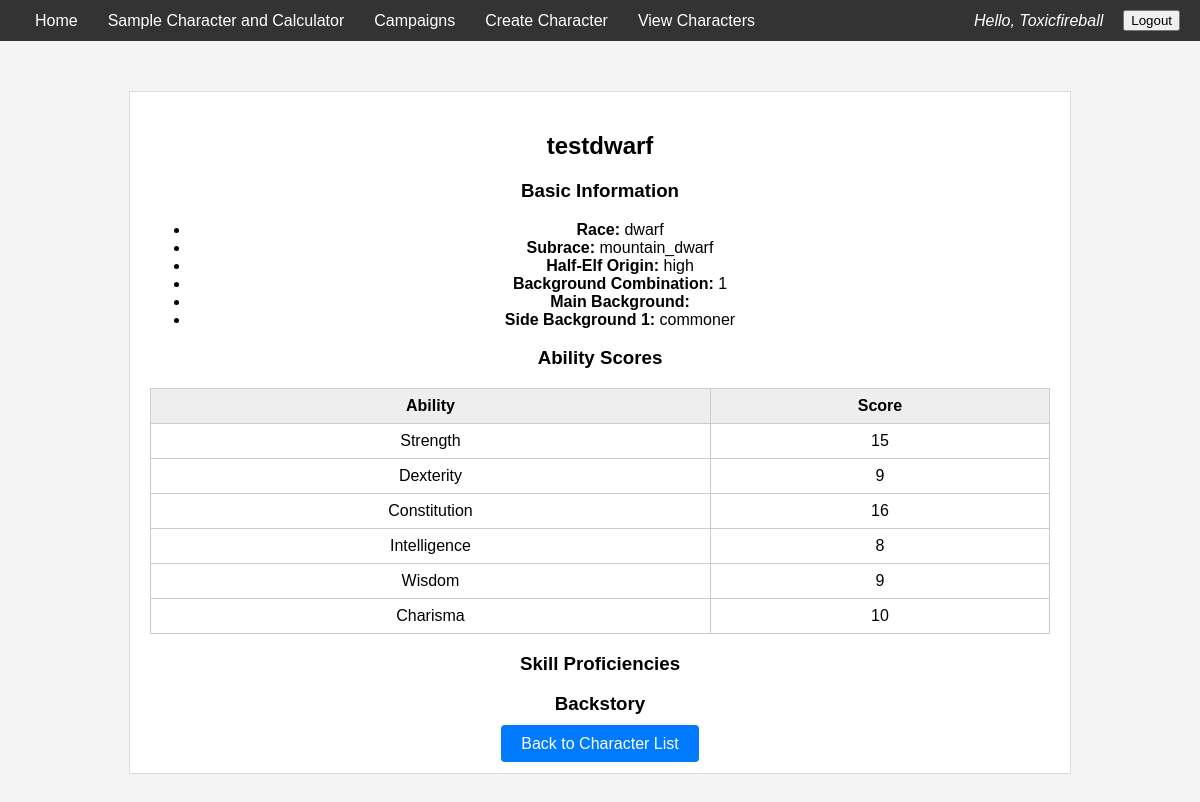
Screenshot of /characters/3/ (signed in) with the database file from the repository.
### characters/models.py (models this page shows, shortened)
class Character(models.Model):
    user               = models.ForeignKey(User, on_delete=models.CASCADE, related_name='characters')
    name               = models.CharField(max_length=255)
    race               = models.CharField(max_length=50)
    subrace            = models.CharField(max_length=50, blank=True)
    half_elf_origin    = models.CharField(max_length=20, blank=True)
    bg_combo           = models.CharField(max_length=10, blank=True)
    main_background    = models.CharField(max_length=50, blank=True)
    side_background_1  = models.CharField(max_length=50, blank=True)
    side_background_2  = models.CharField(max_length=50, blank=True)
    HP = models.IntegerField(blank=True, null = True)
    temp_HP = models.IntegerField( blank=True,  null = True)
    strength           = models.IntegerField(default=8)
    dexterity          = models.IntegerField(default=8)
    constitution       = models.IntegerField(default=8)
    intelligence       = models.IntegerField(default=8)
    wisdom             = models.IntegerField(default=8)
    charisma           = models.IntegerField(default=8)
    level              = models.PositiveIntegerField(default=0)
    backstory          = models.TextField(blank=True)
    campaign           = models.ForeignKey(
                            Campaign,
                            on_delete=models.SET_NULL,
                            null=True, blank=True,
                            related_name="characters"
                        )
    created_at         = models.DateTimeField(auto_now_add=True)

### characters/views.py (the view)
# urls.py: path('<int:pk>/', character_detail, name='character_detail'),
@login_required
def character_detail(request, pk):
    character = get_object_or_404(Character, pk=pk, user=request.user)
    return render(request, 'characters/character_detail.html', {'character': character})

### characters/templates/characters/character_detail.html (shortened to what this page needs)
{% extends "home/base.html" %}
{% block content %}
  <div style="max-width:900px; margin: 0 auto; padding: 20px; background: #fff; border: 1px solid #ddd;">
    <h2 style="text-align:center;">{{ character.name }}</h2>
    <h3>Basic Information</h3>
    <ul>
      <li><strong>Race:</strong> {{ character.race }}</li>
      {% if character.subrace %}
        <li><strong>Subrace:</strong> {{ character.subrace }}</li>
      {% endif %}
      {% if character.half_elf_origin %}
        <li><strong>Half-Elf Origin:</strong> {{ character.half_elf_origin }}</li>
      {% endif %}
      <li><strong>Background Combination:</strong> {{ character.bg_combo }}</li>
      <li><strong>Main Background:</strong> {{ character.main_background }}</li>
      {% if character.side_background_1 %}
        <li><strong>Side Background 1:</strong> {{ character.side_background_1 }}</li>
      {% endif %}
    </ul>
    <h3>Ability Scores</h3>
    <table style="width:100%; border-collapse:collapse;">
      <thead>
        <tr style="background:#eee;">
          <th style="padding:8px; border:1px solid #ccc;">Ability</th>
          <th style="padding:8px; border:1px solid #ccc;">Score</th>
        </tr>
      </thead>
      <tbody>
        <tr>
          <td style="padding:8px; border:1px solid #ccc;">Strength</td>
          <td style="padding:8px; border:1px solid #ccc;">{{ character.strength }}</td>
        </tr>
        <tr>
          <td style="padding:8px; border:1px solid #ccc;">Dexterity</td>
          <td style="padding:8px; border:1px solid #ccc;">{{ character.dexterity }}</td>
        </tr>
        <tr>
          <td style="padding:8px; border:1px solid #ccc;">Constitution</td>
          <td style="padding:8px; border:1px solid #ccc;">{{ character.constitution }}</td>
        </tr>
        <tr>
          <td style="padding:8px; border:1px solid #ccc;">Intelligence</td>
          <td style="padding:8px; border:1px solid #ccc;">{{ character.intelligence }}</td>
        </tr>
        <tr>
          <td style="padding:8px; border:1px solid #ccc;">Wisdom</td>
          <td style="padding:8px; border:1px solid #ccc;">{{ character.wisdom }}</td>
        </tr>
        <tr>
          <td style="padding:8px; border:1px solid #ccc;">Charisma</td>
          <td style="padding:8px; border:1px solid #ccc;">{{ character.charisma }}</td>
        </tr>
      </tbody>
    </table>
    <h3>Skill Proficiencies</h3>
    <h3>Backstory</h3>
    <div style="margin-top:20px; text-align:center;">
      <a href="{% url 'characters:character_list' %}" style="padding:10px 20px; background:#007BFF; color:#fff; text-decoration:none; border-radius:4px;">Back to Character List</a>
    </div>
  </div>
{% endblock %}

### home/templates/home/base.html (shortened to what this page needs)
<!DOCTYPE html>
<html lang="en">
<head>
</head>
<body>
  <div class="navbar">
    <div class="nav-links">
      <a href="{% url 'home' %}">Home</a>
      <a href="{% url 'character_creator' %}">Sample Character and Calculator</a>
      {% if user.is_authenticated %}
        <a href="{% url 'campaigns:campaign_list' %}">Campaigns</a>
      {% endif %}
      {% if user.is_authenticated %}
      <a href="{% url 'characters:create_character' %}">Create Character</a>
      {% endif %}
      {% if user.is_authenticated %}
      <a href="{% url 'characters:character_list' %}">View Characters</a>
      {% endif %}
    </div>
    <div class="nav-links">
      {% if user.is_authenticated %}
        <span class="user-info">Hello, {{ user.username }}</span>
        <form action="{% url 'accounts:logout' %}" method="post" style="display:inline;">
            <button type="submit">Logout</button>
          </form>
      {% else %}
        <a href="{% url 'accounts:login' %}">Login</a>
        <a href="{% url 'accounts:register' %}">Register</a>
      {% endif %}
    </div>
  </div>
  <div class="content">
    {% block content %}{% endblock %}
  </div>
</body>
</html>

### home/templates/home/base.html (style rules this page uses)
body { font-family: Arial, sans-serif; margin: 0; padding: 0; background-color: #f4f4f4; }
.navbar { background-color: #333; color: white; padding: 10px 20px; display: flex; justify-content: space-between; align-items: center; }
.navbar a { color: white; text-decoration: none; margin: 0 15px; }
.navbar .nav-links { display: flex; align-items: center; }
.navbar .user-info { margin-right: 20px; font-style: italic; }
.content { text-align: center; padding: 50px; }

### rows the page displays
Character: name "testdwarf", race "dwarf", subrace "mountain_dwarf", half_elf_origin "high", bg_combo "1", side_background_1 "commoner", strength "15", dexterity "9", constitution "16", intelligence "8", wisdom "9", charisma "10"

### other values shown
{{ user.username }} "Toxicfireball"
